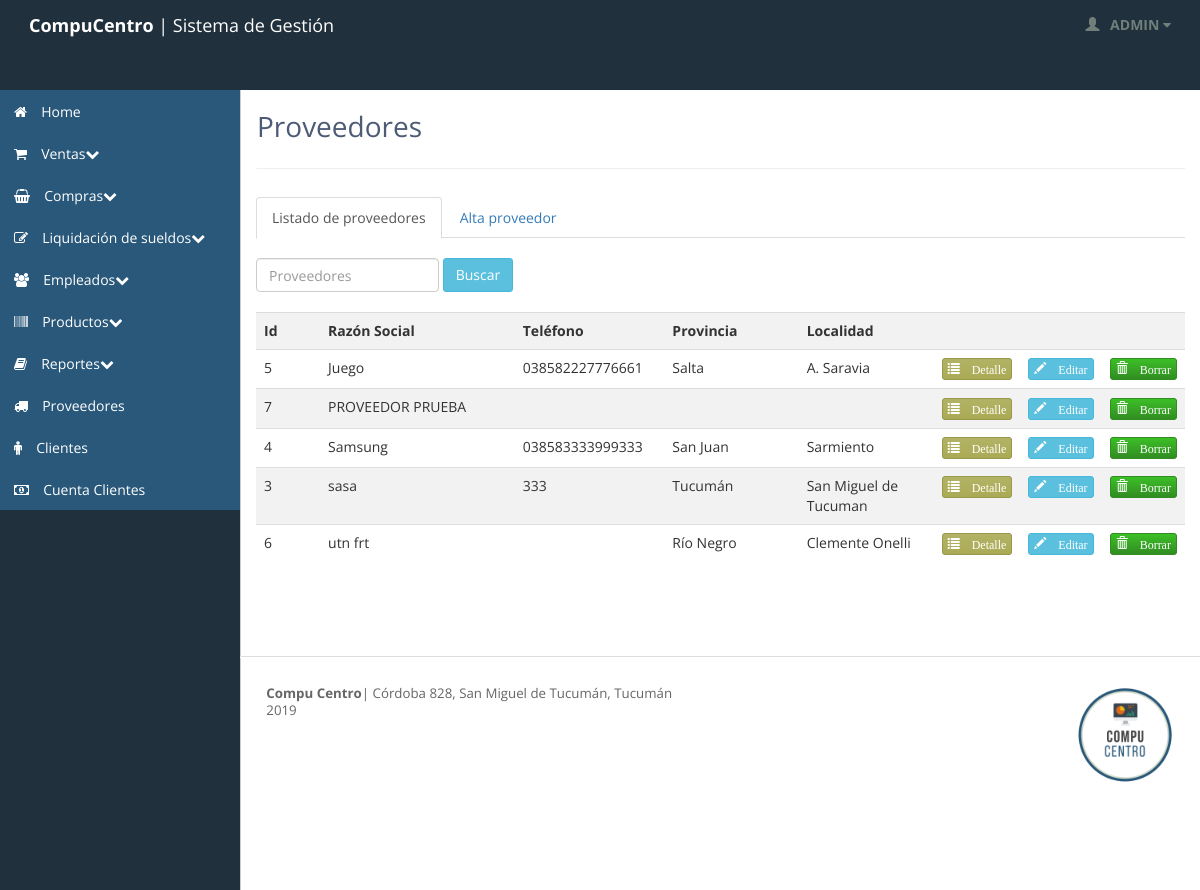
Page /proveedores.php (signed in) on the committed database.
### tables this page shows
CREATE TABLE `proveedor` (
  `idproveedor` int(11) NOT NULL,
  `razonsocialproveedor` varchar(45) NOT NULL,
  `cuilproveedor` varchar(45) NOT NULL,
  `mailproveedor` varchar(45) DEFAULT NULL,
  `telefonoproveedor` varchar(45) DEFAULT NULL,
  `direccion_iddireccion` int(11) NOT NULL,
  `estado` int(11) NOT NULL,
  `tipo_idtipo` int(11) DEFAULT NULL
);

CREATE TABLE `provincia` (
  `idprovincia` int(11) NOT NULL,
  `nombreprovincia` varchar(45) NOT NULL
);

CREATE TABLE `localidad` (
  `idlocalidad` int(11) NOT NULL,
  `nombrelocalidad` varchar(45) NOT NULL,
  `provincia_idprovincia` int(11) NOT NULL
);

### inc_proveedores/inc_proveedores_query.php (called while the page is built, shortened)
<?php
if (isset($_GET['busca_proveedor'])) {
	$busqueda_proveedor = $_GET['busca_proveedor'];
	if (is_numeric($busqueda_proveedor)) {
		$q_proveedor=mysql_query("SELECT * FROM proveedor
		LEFT JOIN direccion ON idproveedor=proveedor_idproveedor
		LEFT JOIN localidad ON localidad_idlocalidad=idlocalidad
		LEFT JOIN provincia ON provincia_idprovincia=idprovincia
			WHERE idproveedor=$busqueda_proveedor OR razonsocialproveedor LIKE '%$busqueda_proveedor%' AND estado=1 GROUP BY idproveedor ORDER BY razonsocialproveedor ");
	}
	else{
		$q_proveedor=mysql_query("SELECT * FROM proveedor
			LEFT JOIN direccion ON idproveedor=proveedor_idproveedor
			LEFT JOIN localidad ON localidad_idlocalidad=idlocalidad
			LEFT JOIN provincia ON provincia_idprovincia=idprovincia
			WHERE razonsocialproveedor LIKE '%$busqueda_proveedor%' AND estado=1 GROUP BY idproveedor ORDER BY razonsocialproveedor");
	}
}
else{
	$q_proveedor=mysql_query("SELECT * FROM proveedor
		LEFT JOIN direccion ON idproveedor=proveedor_idproveedor
		LEFT JOIN localidad ON localidad_idlocalidad=idlocalidad
		LEFT JOIN provincia ON provincia_idprovincia=idprovincia
		WHERE estado=1
		GROUP BY idproveedor ORDER BY razonsocialproveedor");
}
?>

### inc_proveedores/inc_proveedores_grid.php (the view)
<?php
	$num_total_registros = mysql_num_rows($q_proveedor);
	if ($num_total_registros>0) {?>
		<table class="table">
			<tr>
				<th class="col-xs-1 col-sm-1 col-md-1 col-lg-1">Id</th>
				<th class="col-xs-3 col-sm-3 col-md-3 col-lg-3">Raz&oacute;n Social</th>
				<th class="col-xs-2 col-sm-2 col-md-2 col-lg-2">Tel&eacute;fono</th>
				<th class="col-xs-2 col-sm-2 col-md-2 col-lg-2">Provincia</th>
				<th class="col-xs-2 col-sm-2 col-md-2 col-lg-2">Localidad</th>
				<th class="col-xs-1 col-sm-1 col-md-1 col-lg-1"></th>
				<th class="col-xs-1 col-sm-1 col-md-1 col-lg-1"></th>
				<th class="col-xs-1 col-sm-1 col-md-1 col-lg-1"></th>
			</tr>
<?php
	 while ($row_proveedor=mysql_fetch_array($q_proveedor)) {
	 	if ($row_proveedor['idproveedor']!=1) { ?>
	 	<tr>
	 		<td class="col-xs-1 col-sm-1 col-md-1 col-lg-1"><?php echo $row_proveedor['idproveedor'] ?></td>
	 		<td class="col-xs-3 col-sm-3 col-md-3 col-lg-3"><?php echo $row_proveedor['razonsocialproveedor'] ?></td>
	 		<td class="col-xs-2 col-sm-2 col-md-2 col-lg-2"><?php echo $row_proveedor['telefonoproveedor'] ?></td>
	 		<td class="col-xs-2 col-sm-2 col-md-2 col-lg-2"><?php echo $row_proveedor['nombreprovincia'] ?></td>
	 		<td class="col-xs-2 col-sm-2 col-md-2 col-lg-2"><?php echo $row_proveedor['nombrelocalidad'] ?></td>
	 		<td class="col-xs-1 col-sm-1 col-md-1 col-lg-1" ><a href="proveedor_detalle.php?idproveedor=<?php echo $row_proveedor['idproveedor']; ?>"><button type="button" class= "btn btn-warning btn-xs"><span class="glyphicon glyphicon-list"> Detalle</span> </button></a></td>
	 		<td class="col-xs-1 col-sm-1 col-md-1 col-lg-1"><a href="proveedor_edicion.php?idproveedor=<?php echo $row_proveedor['idproveedor']; ?>"><button type="button" class= "btn btn-info btn-xs"> <span class="glyphicon glyphicon-pencil"> Editar</span> </button></a></td>
	 		<td class="col-xs-1 col-sm-1 col-md-1 col-lg-1"><a href="proveedor_eliminar.php?idproveedor=<?php echo $row_proveedor['idproveedor']; ?>"><button type="button" class= "btn btn-primary btn-xs"><span class="glyphicon glyphicon-trash"> Borrar </span></button></a></td>
	 	</tr>
	 <?php }
	 	}
	 }	?>
</table>

### stylesheets/theme.css (style rules this page uses)
body { background: #20303c; background-position: initial initial; background-repeat: initial initial; margin: 0px; padding: 0px; }
body, h1, h2, h3, h4, h5, h6, p, a, .h1, .h2, .h3, .h4, .h5, .h6 { font-family: 'Open Sans', helvetica, arial, sans-serif; }
tr:nth-child(2n+1) { background-color: #F2F2F3; }
.btn { -webkit-border-radius: 3px; -moz-border-radius: 3px; border-radius: 3px; }
.btn-primary { background-color: #318D22; background-image: -webkit-gradient(linear, 0 0, 0 100%, from(#3CBF27), to(#318D22)); border: 1px solid #318D22; font-weight: normal; }
.btn-warning { background-color: #aaaa55; background-image: -webkit-gradient(linear, 0 0, 0 100%, from(#b3b366), to(#aaaa55)); border: 1px solid #99994d; font-weight: normal; }

### rows in the picture
proveedor: idproveedor "5", razonsocialproveedor "Juego", telefonoproveedor "038582227776661", provincia.nombreprovincia "Salta", localidad.nombrelocalidad "A. Saravia"
proveedor: idproveedor "7", razonsocialproveedor "PROVEEDOR PRUEBA"
proveedor: idproveedor "4", razonsocialproveedor "Samsung", telefonoproveedor "038583333999333", provincia.nombreprovincia "San Juan", localidad.nombrelocalidad "Sarmiento"
proveedor: idproveedor "3", razonsocialproveedor "sasa", telefonoproveedor "333", provincia.nombreprovincia "Tucumán", localidad.nombrelocalidad "San Miguel de Tucuman"
proveedor: idproveedor "6", razonsocialproveedor "utn frt", provincia.nombreprovincia "Río Negro", localidad.nombrelocalidad "Clemente Onelli"

### other values in the picture
$_SESSION["usuarioactual"] "ADMIN"
